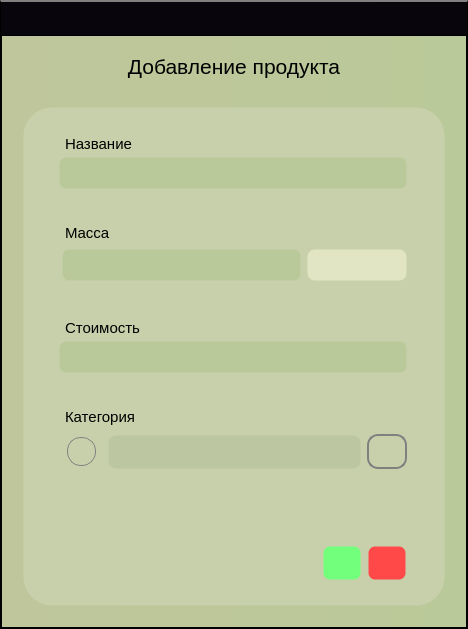
<?xml version="1.0" encoding="UTF-8"?>
<ui version="4.0">
 <class>Dialog</class>
 <widget class="QDialog" name="Dialog">
  <property name="geometry">
   <rect>
    <x>0</x>
    <y>0</y>
    <width>468</width>
    <height>629</height>
   </rect>
  </property>
  <property name="windowTitle">
   <string>Dialog</string>
  </property>
  <property name="styleSheet">
   <string notr="true">QDialog{
border:2px solid gray;
}
*{
background-color:qlineargradient(spread:pad, x1:0, y1:0, x2:1, y2:0, stop:0 rgba(191, 198, 155, 255), stop:1 rgba(186, 201, 153, 255));
}
QTabWidget::pane {
 border: 0;
 }

QPushButton{
background-color:white;
color:black;
height:30px;
}
QTableWidget{
background-color:#071e26;
}
QTextBrowser{
background-color:#071e26;
}
Qlabel{
}
QScrollBar:vertical {
            border: 1px solid rgb(200, 208, 171);
			border-radius: 5px;
            background-color:#C8D0AB;
            width:18px;    
            margin: 0px px 3px 0px;
        }
        QScrollBar::handle:vertical {         
            min-height: 0px;
            border-top: 2px solid black;
		border-bottom: 2px solid black;
            border-radius: 4px;
            background-color: rgb(186, 201, 153);
			margin-top:-1px;
        }
QScrollBar::handle:vertical:hover {         
           background-color: #E1E5C3;
        }
QScrollBar::handle:vertical:pressed {         
           background-color:#FBFFD8;
        }

        QScrollBar::add-line:vertical {       
            height: 0px;
            subcontrol-position: bottom;
            subcontrol-origin: margin;
        }
        QScrollBar::sub-line:vertical {
            height: 0px;
            subcontrol-position: top;
            subcontrol-origin: margin;
        }

#centralwidget{
	background-color: black;
}
QPushButton{
background-color: white;
border-radius: 20px;
}
QTableWidget{
background-color:black;
}

MainWindow{
	border-radius: 10px;
}</string>
  </property>
  <layout class="QGridLayout" name="gridLayout">
   <property name="leftMargin">
    <number>0</number>
   </property>
   <property name="topMargin">
    <number>0</number>
   </property>
   <property name="rightMargin">
    <number>0</number>
   </property>
   <property name="bottomMargin">
    <number>0</number>
   </property>
   <property name="spacing">
    <number>0</number>
   </property>
   <item row="0" column="0">
    <widget class="QFrame" name="centralwidget">
     <property name="styleSheet">
      <string notr="true">#centralwidget{
border-top:2px solid gray;
}</string>
     </property>
     <property name="frameShape">
      <enum>QFrame::StyledPanel</enum>
     </property>
     <property name="frameShadow">
      <enum>QFrame::Raised</enum>
     </property>
     <layout class="QVBoxLayout" name="verticalLayout">
      <property name="spacing">
       <number>0</number>
      </property>
      <property name="leftMargin">
       <number>0</number>
      </property>
      <property name="topMargin">
       <number>0</number>
      </property>
      <property name="rightMargin">
       <number>0</number>
      </property>
      <property name="bottomMargin">
       <number>0</number>
      </property>
      <item>
       <widget class="QFrame" name="header_frame">
        <property name="minimumSize">
         <size>
          <width>0</width>
          <height>31</height>
         </size>
        </property>
        <property name="maximumSize">
         <size>
          <width>16777215</width>
          <height>33</height>
         </size>
        </property>
        <property name="styleSheet">
         <string notr="true">background-color: rgb(9, 5, 13);</string>
        </property>
        <property name="frameShape">
         <enum>QFrame::StyledPanel</enum>
        </property>
        <property name="frameShadow">
         <enum>QFrame::Raised</enum>
        </property>
        <layout class="QHBoxLayout" name="horizontalLayout_7">
         <property name="spacing">
          <number>0</number>
         </property>
         <property name="leftMargin">
          <number>0</number>
         </property>
         <property name="topMargin">
          <number>0</number>
         </property>
         <property name="rightMargin">
          <number>0</number>
         </property>
         <property name="bottomMargin">
          <number>0</number>
         </property>
         <item alignment="Qt::AlignRight|Qt::AlignTop">
          <widget class="QFrame" name="frame_11">
           <property name="minimumSize">
            <size>
             <width>95</width>
             <height>29</height>
            </size>
           </property>
           <property name="styleSheet">
            <string notr="true"/>
           </property>
           <property name="frameShape">
            <enum>QFrame::StyledPanel</enum>
           </property>
           <property name="frameShadow">
            <enum>QFrame::Raised</enum>
           </property>
           <layout class="QHBoxLayout" name="horizontalLayout_8">
            <property name="spacing">
             <number>0</number>
            </property>
            <property name="leftMargin">
             <number>0</number>
            </property>
            <property name="topMargin">
             <number>0</number>
            </property>
            <property name="rightMargin">
             <number>0</number>
            </property>
            <property name="bottomMargin">
             <number>0</number>
            </property>
            <item alignment="Qt::AlignRight">
             <widget class="QPushButton" name="close_window_button">
              <property name="minimumSize">
               <size>
                <width>49</width>
                <height>0</height>
               </size>
              </property>
              <property name="maximumSize">
               <size>
                <width>16777215</width>
                <height>33</height>
               </size>
              </property>
              <property name="styleSheet">
               <string notr="true">#close_window_button:hover {
   background: red;
   border: 2px solid #d0d0d0;
	border-radius: 4px
}</string>
              </property>
              <property name="text">
               <string/>
              </property>
              <property name="icon">
               <iconset resource="icons/icons.qrc">
                <normaloff>:/icons/icons_images/bar_x.svg</normaloff>:/icons/icons_images/bar_x.svg</iconset>
              </property>
             </widget>
            </item>
           </layout>
          </widget>
         </item>
        </layout>
       </widget>
      </item>
      <item>
       <widget class="QFrame" name="frame">
        <property name="frameShape">
         <enum>QFrame::StyledPanel</enum>
        </property>
        <property name="frameShadow">
         <enum>QFrame::Raised</enum>
        </property>
        <layout class="QGridLayout" name="gridLayout_2">
         <property name="leftMargin">
          <number>20</number>
         </property>
         <property name="topMargin">
          <number>10</number>
         </property>
         <property name="rightMargin">
          <number>20</number>
         </property>
         <property name="bottomMargin">
          <number>20</number>
         </property>
         <property name="spacing">
          <number>20</number>
         </property>
         <item row="1" column="0">
          <widget class="QFrame" name="frame_39">
           <property name="sizePolicy">
            <sizepolicy hsizetype="Expanding" vsizetype="Preferred">
             <horstretch>0</horstretch>
             <verstretch>0</verstretch>
            </sizepolicy>
           </property>
           <property name="minimumSize">
            <size>
             <width>0</width>
             <height>0</height>
            </size>
           </property>
           <property name="font">
            <font>
             <family>a_FuturaRoundTitulSh</family>
             <pointsize>10</pointsize>
             <weight>75</weight>
             <bold>true</bold>
            </font>
           </property>
           <property name="styleSheet">
            <string notr="true">*{
background-color:#C8D0AB;
border: 3px solid transparent;
border-radius:30px;
}
QLineEdit{
background-color:rgb(186, 201, 153);
min-height:28px;
border-radius:8px;
selection-color: black; 
selection-background-color: rgb(225, 229, 195);
}
QLineEdit:disabled{
background-color:rgb(188, 198, 161);
}

QTextBrowser{
background-color:rgb(186, 201, 153);
min-height:28px;
border-radius:8px;
selection-color: black; 
selection-background-color: rgb(225, 229, 195);
}


#label_text_error{
border: 0px solid transparent;
border-radius:0px;
color:red;
min-height:15px;
max-height:20px;
margin-left:5px;
}
#label_price_error{
border: 0px solid transparent;
border-radius:0px;
color:red;
min-height:15px;
max-height:20px;
margin-left:5px;
}
#label_8{
border: 0px solid transparent;
border-radius:0px;
color:red;
min-height:15px;
max-height:20px;
margin-left:5px;
}</string>
           </property>
           <property name="frameShape">
            <enum>QFrame::StyledPanel</enum>
           </property>
           <property name="frameShadow">
            <enum>QFrame::Raised</enum>
           </property>
           <layout class="QVBoxLayout" name="verticalLayout_14">
            <property name="spacing">
             <number>10</number>
            </property>
            <property name="leftMargin">
             <number>30</number>
            </property>
            <property name="topMargin">
             <number>20</number>
            </property>
            <property name="rightMargin">
             <number>30</number>
            </property>
            <property name="bottomMargin">
             <number>20</number>
            </property>
            <item>
             <widget class="QFrame" name="frame_6">
              <property name="frameShape">
               <enum>QFrame::StyledPanel</enum>
              </property>
              <property name="frameShadow">
               <enum>QFrame::Raised</enum>
              </property>
              <layout class="QVBoxLayout" name="verticalLayout_2">
               <property name="spacing">
                <number>0</number>
               </property>
               <property name="leftMargin">
                <number>0</number>
               </property>
               <property name="topMargin">
                <number>0</number>
               </property>
               <property name="rightMargin">
                <number>2</number>
               </property>
               <property name="bottomMargin">
                <number>0</number>
               </property>
               <item>
                <widget class="QLabel" name="label_2">
                 <property name="font">
                  <font>
                   <pointsize>11</pointsize>
                  </font>
                 </property>
                 <property name="text">
                  <string>Название</string>
                 </property>
                 <property name="alignment">
                  <set>Qt::AlignLeading|Qt::AlignLeft|Qt::AlignVCenter</set>
                 </property>
                 <property name="wordWrap">
                  <bool>false</bool>
                 </property>
                 <property name="margin">
                  <number>0</number>
                 </property>
                 <property name="indent">
                  <number>-1</number>
                 </property>
                </widget>
               </item>
               <item>
                <widget class="QLineEdit" name="lineEdit">
                 <property name="enabled">
                  <bool>true</bool>
                 </property>
                 <property name="font">
                  <font>
                   <pointsize>11</pointsize>
                  </font>
                 </property>
                 <property name="styleSheet">
                  <string notr="true">font: rgb(175, 175, 175)</string>
                 </property>
                </widget>
               </item>
               <item>
                <widget class="QLabel" name="label_text_error">
                 <property name="minimumSize">
                  <size>
                   <width>0</width>
                   <height>15</height>
                  </size>
                 </property>
                 <property name="maximumSize">
                  <size>
                   <width>16777215</width>
                   <height>20</height>
                  </size>
                 </property>
                 <property name="font">
                  <font>
                   <pointsize>9</pointsize>
                  </font>
                 </property>
                 <property name="text">
                  <string/>
                 </property>
                 <property name="alignment">
                  <set>Qt::AlignLeading|Qt::AlignLeft|Qt::AlignTop</set>
                 </property>
                </widget>
               </item>
              </layout>
             </widget>
            </item>
            <item>
             <widget class="QFrame" name="frame_3">
              <property name="frameShape">
               <enum>QFrame::StyledPanel</enum>
              </property>
              <property name="frameShadow">
               <enum>QFrame::Raised</enum>
              </property>
              <layout class="QVBoxLayout" name="verticalLayout_3">
               <property name="spacing">
                <number>0</number>
               </property>
               <property name="leftMargin">
                <number>0</number>
               </property>
               <property name="topMargin">
                <number>0</number>
               </property>
               <property name="rightMargin">
                <number>0</number>
               </property>
               <property name="bottomMargin">
                <number>0</number>
               </property>
               <item>
                <widget class="QLabel" name="label_7">
                 <property name="font">
                  <font>
                   <pointsize>11</pointsize>
                   <underline>false</underline>
                  </font>
                 </property>
                 <property name="text">
                  <string>Масса</string>
                 </property>
                 <property name="alignment">
                  <set>Qt::AlignLeading|Qt::AlignLeft|Qt::AlignVCenter</set>
                 </property>
                 <property name="wordWrap">
                  <bool>false</bool>
                 </property>
                 <property name="margin">
                  <number>0</number>
                 </property>
                 <property name="indent">
                  <number>-1</number>
                 </property>
                </widget>
               </item>
               <item>
                <widget class="QFrame" name="frame_7">
                 <property name="frameShape">
                  <enum>QFrame::StyledPanel</enum>
                 </property>
                 <property name="frameShadow">
                  <enum>QFrame::Raised</enum>
                 </property>
                 <layout class="QHBoxLayout" name="horizontalLayout_2">
                  <property name="spacing">
                   <number>5</number>
                  </property>
                  <property name="leftMargin">
                   <number>0</number>
                  </property>
                  <property name="topMargin">
                   <number>0</number>
                  </property>
                  <property name="rightMargin">
                   <number>0</number>
                  </property>
                  <property name="bottomMargin">
                   <number>0</number>
                  </property>
                  <item>
                   <widget class="QLineEdit" name="lineEdit_3">
                    <property name="enabled">
                     <bool>true</bool>
                    </property>
                    <property name="font">
                     <font>
                      <pointsize>11</pointsize>
                     </font>
                    </property>
                    <property name="alignment">
                     <set>Qt::AlignLeading|Qt::AlignLeft|Qt::AlignVCenter</set>
                    </property>
                   </widget>
                  </item>
                  <item>
                   <widget class="QComboBox" name="comboBox">
                    <property name="enabled">
                     <bool>true</bool>
                    </property>
                    <property name="minimumSize">
                     <size>
                      <width>100</width>
                      <height>32</height>
                     </size>
                    </property>
                    <property name="font">
                     <font>
                      <pointsize>11</pointsize>
                     </font>
                    </property>
                    <property name="styleSheet">
                     <string notr="true">/*стиль комбобокса*/
QComboBox{
border:1px solid transparent;
border-radius: 8px;
padding-left:10px;
background-color: #E1E5C3;
spacing:15px;
}
/*стиль комбобокса при наводке*/
QComboBox:hover{
background-color:#FBFFD8;
}

/*кнопка стрелки*/
QComboBox::drop-down{
border-radius: 0px;
border:0px;
}
/*стиль стрелочки*/
QComboBox::down-arrow{
image: url(:/icons/icons_images/arrow-down.svg);
width:18px;
height:18px;
margin-right:16px;
}



/*стиль выпадающий список*/
QListView{
border-radius: 0px;
background-color:transparent;
qproperty-fucusPolicy: 'NoFocus';
}

QComboBox QAbstractItemView
{
  selection-color: black;
border-radius: 8px;
  selection-background-color: #FBFFD8;
outline: 0px;
}

QComboBox:disabled{
background-color:rgb(188, 198, 161);
}


</string>
                    </property>
                   </widget>
                  </item>
                 </layout>
                </widget>
               </item>
               <item>
                <widget class="QLabel" name="label_8">
                 <property name="enabled">
                  <bool>true</bool>
                 </property>
                 <property name="sizePolicy">
                  <sizepolicy hsizetype="Preferred" vsizetype="Preferred">
                   <horstretch>0</horstretch>
                   <verstretch>0</verstretch>
                  </sizepolicy>
                 </property>
                 <property name="minimumSize">
                  <size>
                   <width>0</width>
                   <height>15</height>
                  </size>
                 </property>
                 <property name="maximumSize">
                  <size>
                   <width>16777215</width>
                   <height>20</height>
                  </size>
                 </property>
                 <property name="font">
                  <font>
                   <pointsize>9</pointsize>
                  </font>
                 </property>
                 <property name="text">
                  <string/>
                 </property>
                 <property name="scaledContents">
                  <bool>false</bool>
                 </property>
                 <property name="alignment">
                  <set>Qt::AlignLeading|Qt::AlignLeft|Qt::AlignTop</set>
                 </property>
                 <property name="wordWrap">
                  <bool>false</bool>
                 </property>
                 <property name="margin">
                  <number>0</number>
                 </property>
                </widget>
               </item>
              </layout>
             </widget>
            </item>
            <item>
             <widget class="QFrame" name="frame_8">
              <property name="frameShape">
               <enum>QFrame::StyledPanel</enum>
              </property>
              <property name="frameShadow">
               <enum>QFrame::Raised</enum>
              </property>
              <layout class="QVBoxLayout" name="verticalLayout_4">
               <property name="spacing">
                <number>0</number>
               </property>
               <property name="leftMargin">
                <number>0</number>
               </property>
               <property name="topMargin">
                <number>0</number>
               </property>
               <property name="rightMargin">
                <number>2</number>
               </property>
               <property name="bottomMargin">
                <number>0</number>
               </property>
               <item>
                <widget class="QLabel" name="label_6">
                 <property name="font">
                  <font>
                   <pointsize>11</pointsize>
                   <underline>false</underline>
                  </font>
                 </property>
                 <property name="text">
                  <string>Стоимость</string>
                 </property>
                 <property name="alignment">
                  <set>Qt::AlignLeading|Qt::AlignLeft|Qt::AlignVCenter</set>
                 </property>
                 <property name="wordWrap">
                  <bool>false</bool>
                 </property>
                 <property name="margin">
                  <number>0</number>
                 </property>
                 <property name="indent">
                  <number>-1</number>
                 </property>
                </widget>
               </item>
               <item>
                <widget class="QLineEdit" name="lineEdit_2">
                 <property name="enabled">
                  <bool>true</bool>
                 </property>
                 <property name="font">
                  <font>
                   <pointsize>11</pointsize>
                  </font>
                 </property>
                 <property name="alignment">
                  <set>Qt::AlignLeading|Qt::AlignLeft|Qt::AlignVCenter</set>
                 </property>
                </widget>
               </item>
               <item>
                <widget class="QLabel" name="label_price_error">
                 <property name="enabled">
                  <bool>true</bool>
                 </property>
                 <property name="sizePolicy">
                  <sizepolicy hsizetype="Preferred" vsizetype="Preferred">
                   <horstretch>0</horstretch>
                   <verstretch>0</verstretch>
                  </sizepolicy>
                 </property>
                 <property name="minimumSize">
                  <size>
                   <width>0</width>
                   <height>15</height>
                  </size>
                 </property>
                 <property name="maximumSize">
                  <size>
                   <width>16777215</width>
                   <height>20</height>
                  </size>
                 </property>
                 <property name="font">
                  <font>
                   <pointsize>9</pointsize>
                  </font>
                 </property>
                 <property name="text">
                  <string/>
                 </property>
                 <property name="scaledContents">
                  <bool>false</bool>
                 </property>
                 <property name="alignment">
                  <set>Qt::AlignLeading|Qt::AlignLeft|Qt::AlignTop</set>
                 </property>
                 <property name="wordWrap">
                  <bool>false</bool>
                 </property>
                 <property name="margin">
                  <number>0</number>
                 </property>
                </widget>
               </item>
              </layout>
             </widget>
            </item>
            <item>
             <widget class="QFrame" name="frame_2">
              <property name="frameShape">
               <enum>QFrame::StyledPanel</enum>
              </property>
              <property name="frameShadow">
               <enum>QFrame::Raised</enum>
              </property>
              <layout class="QVBoxLayout" name="verticalLayout_5">
               <property name="spacing">
                <number>0</number>
               </property>
               <property name="leftMargin">
                <number>0</number>
               </property>
               <property name="topMargin">
                <number>0</number>
               </property>
               <property name="rightMargin">
                <number>0</number>
               </property>
               <property name="bottomMargin">
                <number>0</number>
               </property>
               <item>
                <widget class="QLabel" name="label_9">
                 <property name="font">
                  <font>
                   <pointsize>11</pointsize>
                   <underline>false</underline>
                  </font>
                 </property>
                 <property name="text">
                  <string>Категория</string>
                 </property>
                 <property name="alignment">
                  <set>Qt::AlignLeading|Qt::AlignLeft|Qt::AlignVCenter</set>
                 </property>
                 <property name="wordWrap">
                  <bool>false</bool>
                 </property>
                 <property name="margin">
                  <number>0</number>
                 </property>
                 <property name="indent">
                  <number>-1</number>
                 </property>
                </widget>
               </item>
               <item>
                <widget class="QFrame" name="frame_52">
                 <property name="styleSheet">
                  <string notr="true">background-color:#C8D0AB;
border: 3px solid transparent;
border-radius:30px;</string>
                 </property>
                 <property name="frameShape">
                  <enum>QFrame::StyledPanel</enum>
                 </property>
                 <property name="frameShadow">
                  <enum>QFrame::Raised</enum>
                 </property>
                 <layout class="QHBoxLayout" name="horizontalLayout_26">
                  <property name="spacing">
                   <number>3</number>
                  </property>
                  <property name="leftMargin">
                   <number>0</number>
                  </property>
                  <property name="topMargin">
                   <number>0</number>
                  </property>
                  <property name="rightMargin">
                   <number>0</number>
                  </property>
                  <property name="bottomMargin">
                   <number>0</number>
                  </property>
                  <item>
                   <widget class="QFrame" name="frame_53">
                    <property name="minimumSize">
                     <size>
                      <width>0</width>
                      <height>30</height>
                     </size>
                    </property>
                    <property name="styleSheet">
                     <string notr="true">QFrame{
width:50%;
}
*{
background-color:transparent;
border: 3px solid transparent;
}
QPushButton {
border-radius:8px;
}

</string>
                    </property>
                    <property name="frameShape">
                     <enum>QFrame::StyledPanel</enum>
                    </property>
                    <property name="frameShadow">
                     <enum>QFrame::Raised</enum>
                    </property>
                    <layout class="QHBoxLayout" name="horizontalLayout_27">
                     <property name="spacing">
                      <number>0</number>
                     </property>
                     <property name="leftMargin">
                      <number>0</number>
                     </property>
                     <property name="topMargin">
                      <number>0</number>
                     </property>
                     <property name="rightMargin">
                      <number>0</number>
                     </property>
                     <property name="bottomMargin">
                      <number>0</number>
                     </property>
                     <item>
                      <widget class="QRadioButton" name="radioButton">
                       <property name="enabled">
                        <bool>true</bool>
                       </property>
                       <property name="minimumSize">
                        <size>
                         <width>35</width>
                         <height>33</height>
                        </size>
                       </property>
                       <property name="maximumSize">
                        <size>
                         <width>35</width>
                         <height>33</height>
                        </size>
                       </property>
                       <property name="focusPolicy">
                        <enum>Qt::NoFocus</enum>
                       </property>
                       <property name="styleSheet">
                        <string notr="true">

QRadioButton {
    background-color:       transparent;
    color:                  rgb(95, 95, 94);

}

QRadioButton::indicator {
width: 27px;
height: 27px;
    border-radius:          14px;
	border:1px solid gray;
}

QRadioButton::indicator:checked {
    background-color:       rgb(114, 255, 123);

  	 image:url(:/icons/icons_images/check.svg) stretch stretch;
}

QRadioButton::indicator:unchecked {
    background-color:       rgb(200, 208, 171);

}

QRadioButton:indicator:unchecked:hover {
    background-color:      rgb(225, 229, 195);
    color:                  rgb(95, 95, 94);

}

QRadioButton:indicator:checked:hover {
    background-color:       rgb(46, 239, 46);
    color:                  rgb(95, 95, 94);

}
QRadioButton::indicator:disabled {
    background-color:       transparent;

}

</string>
                       </property>
                       <property name="text">
                        <string/>
                       </property>
                      </widget>
                     </item>
                    </layout>
                   </widget>
                  </item>
                  <item>
                   <widget class="QFrame" name="frame_54">
                    <property name="frameShape">
                     <enum>QFrame::StyledPanel</enum>
                    </property>
                    <property name="frameShadow">
                     <enum>QFrame::Raised</enum>
                    </property>
                    <layout class="QVBoxLayout" name="verticalLayout_22">
                     <property name="spacing">
                      <number>0</number>
                     </property>
                     <property name="leftMargin">
                      <number>0</number>
                     </property>
                     <property name="topMargin">
                      <number>0</number>
                     </property>
                     <property name="rightMargin">
                      <number>0</number>
                     </property>
                     <property name="bottomMargin">
                      <number>0</number>
                     </property>
                     <item>
                      <widget class="QComboBox" name="comboBox_2">
                       <property name="enabled">
                        <bool>false</bool>
                       </property>
                       <property name="sizePolicy">
                        <sizepolicy hsizetype="Expanding" vsizetype="Fixed">
                         <horstretch>0</horstretch>
                         <verstretch>0</verstretch>
                        </sizepolicy>
                       </property>
                       <property name="minimumSize">
                        <size>
                         <width>0</width>
                         <height>34</height>
                        </size>
                       </property>
                       <property name="font">
                        <font>
                         <family>57</family>
                         <pointsize>11</pointsize>
                         <weight>50</weight>
                         <italic>false</italic>
                         <bold>false</bold>
                        </font>
                       </property>
                       <property name="focusPolicy">
                        <enum>Qt::NoFocus</enum>
                       </property>
                       <property name="styleSheet">
                        <string notr="true">/*стиль комбобокса*/
QComboBox{
border:1px solid transparent;
border-radius: 8px;
padding-left:10px;
background-color: #E1E5C3;
spacing:15px;
}
/*стиль комбобокса при наводке*/
QComboBox:hover{
background-color:#FBFFD8;
}

/*кнопка стрелки*/
QComboBox::drop-down{
border-radius: 0px;
border:0px;
}
/*стиль стрелочки*/
QComboBox::down-arrow{
image: url(:/icons/icons_images/arrow-down.svg);
width:18px;
height:18px;
margin-right:16px;
}



/*стиль выпадающий список*/
QListView{
border-radius: 0px;
background-color:transparent;
qproperty-fucusPolicy: 'NoFocus';
}

QComboBox QAbstractItemView
{
  selection-color: black;
border-radius: 8px;
  selection-background-color: #FBFFD8;
outline: 0px;
}

QComboBox:disabled{
background-color:rgb(188, 198, 161);
}


</string>
                       </property>
                       <property name="editable">
                        <bool>false</bool>
                       </property>
                      </widget>
                     </item>
                    </layout>
                   </widget>
                  </item>
                  <item>
                   <widget class="QFrame" name="frame_9">
                    <property name="sizePolicy">
                     <sizepolicy hsizetype="Preferred" vsizetype="Preferred">
                      <horstretch>0</horstretch>
                      <verstretch>0</verstretch>
                     </sizepolicy>
                    </property>
                    <property name="minimumSize">
                     <size>
                      <width>40</width>
                      <height>35</height>
                     </size>
                    </property>
                    <property name="maximumSize">
                     <size>
                      <width>40</width>
                      <height>35</height>
                     </size>
                    </property>
                    <property name="styleSheet">
                     <string notr="true">background-color:rgb(200, 208, 171);
border: 2px solid gray;
border-radius:11px;</string>
                    </property>
                    <property name="frameShape">
                     <enum>QFrame::StyledPanel</enum>
                    </property>
                    <property name="frameShadow">
                     <enum>QFrame::Raised</enum>
                    </property>
                   </widget>
                  </item>
                 </layout>
                </widget>
               </item>
              </layout>
             </widget>
            </item>
            <item>
             <widget class="QFrame" name="frame_5">
              <property name="sizePolicy">
               <sizepolicy hsizetype="Expanding" vsizetype="Expanding">
                <horstretch>0</horstretch>
                <verstretch>0</verstretch>
               </sizepolicy>
              </property>
              <property name="frameShape">
               <enum>QFrame::StyledPanel</enum>
              </property>
              <property name="frameShadow">
               <enum>QFrame::Raised</enum>
              </property>
             </widget>
            </item>
            <item alignment="Qt::AlignRight|Qt::AlignTop">
             <widget class="QFrame" name="frame_4">
              <property name="minimumSize">
               <size>
                <width>0</width>
                <height>0</height>
               </size>
              </property>
              <property name="styleSheet">
               <string notr="true">*{
background-color:transparent;
border: 3px solid transparent;
}
QPushButton {
border-radius:8px;
}

</string>
              </property>
              <property name="frameShape">
               <enum>QFrame::StyledPanel</enum>
              </property>
              <property name="frameShadow">
               <enum>QFrame::Raised</enum>
              </property>
              <layout class="QHBoxLayout" name="horizontalLayout">
               <property name="spacing">
                <number>5</number>
               </property>
               <property name="leftMargin">
                <number>0</number>
               </property>
               <property name="topMargin">
                <number>0</number>
               </property>
               <property name="rightMargin">
                <number>3</number>
               </property>
               <property name="bottomMargin">
                <number>0</number>
               </property>
               <item>
                <widget class="QPushButton" name="pushButton_11">
                 <property name="enabled">
                  <bool>true</bool>
                 </property>
                 <property name="minimumSize">
                  <size>
                   <width>40</width>
                   <height>35</height>
                  </size>
                 </property>
                 <property name="maximumSize">
                  <size>
                   <width>40</width>
                   <height>16777215</height>
                  </size>
                 </property>
                 <property name="font">
                  <font>
                   <pointsize>11</pointsize>
                  </font>
                 </property>
                 <property name="styleSheet">
                  <string notr="true">QPushButton:enabled{
background-color:rgb(114, 255, 123);
}
QPushButton:disabled{
background-color:rgb(188, 198, 161);
}
QPushButton:hover{
background-color:rgb(46, 239, 46);
}
QPushButton:pressed{
background-color:rgb(122, 255, 101);
}
</string>
                 </property>
                 <property name="text">
                  <string/>
                 </property>
                 <property name="icon">
                  <iconset resource="icons/icons.qrc">
                   <normaloff>:/icons/icons_images/check-square.svg</normaloff>:/icons/icons_images/check-square.svg</iconset>
                 </property>
                 <property name="iconSize">
                  <size>
                   <width>20</width>
                   <height>20</height>
                  </size>
                 </property>
                </widget>
               </item>
               <item>
                <widget class="QPushButton" name="pushButton_10">
                 <property name="enabled">
                  <bool>true</bool>
                 </property>
                 <property name="minimumSize">
                  <size>
                   <width>40</width>
                   <height>35</height>
                  </size>
                 </property>
                 <property name="maximumSize">
                  <size>
                   <width>40</width>
                   <height>16777215</height>
                  </size>
                 </property>
                 <property name="font">
                  <font>
                   <pointsize>11</pointsize>
                  </font>
                 </property>
                 <property name="styleSheet">
                  <string notr="true">QPushButton:enabled{
background-color:rgb(255, 73, 73);
}
QPushButton:disabled{
background-color:rgb(188, 198, 161);
}
QPushButton:hover{
background-color:rgb(255, 0, 0);
}
QPushButton:pressed{
background-color:rgb(255, 73, 73);
}
</string>
                 </property>
                 <property name="text">
                  <string/>
                 </property>
                 <property name="icon">
                  <iconset resource="icons/icons.qrc">
                   <normaloff>:/icons/icons_images/x-square.svg</normaloff>:/icons/icons_images/x-square.svg</iconset>
                 </property>
                 <property name="iconSize">
                  <size>
                   <width>20</width>
                   <height>20</height>
                  </size>
                 </property>
                </widget>
               </item>
              </layout>
             </widget>
            </item>
           </layout>
          </widget>
         </item>
         <item row="0" column="0">
          <widget class="QLabel" name="label">
           <property name="minimumSize">
            <size>
             <width>0</width>
             <height>40</height>
            </size>
           </property>
           <property name="maximumSize">
            <size>
             <width>16777215</width>
             <height>40</height>
            </size>
           </property>
           <property name="font">
            <font>
             <pointsize>16</pointsize>
            </font>
           </property>
           <property name="styleSheet">
            <string notr="true">background-color:transparent;</string>
           </property>
           <property name="text">
            <string>Добавление продукта</string>
           </property>
           <property name="alignment">
            <set>Qt::AlignCenter</set>
           </property>
          </widget>
         </item>
        </layout>
       </widget>
      </item>
     </layout>
    </widget>
   </item>
  </layout>
 </widget>
 <resources>
  <include location="icons/icons.qrc"/>
 </resources>
 <connections/>
</ui>
